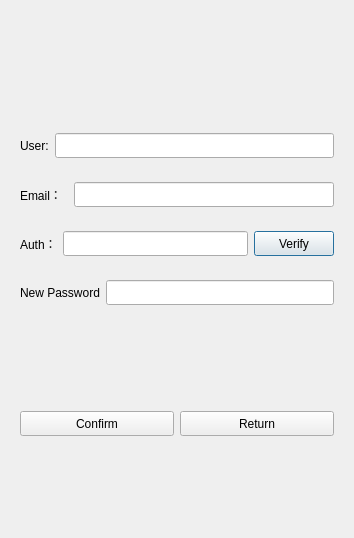
<?xml version="1.0" encoding="UTF-8"?>
<ui version="4.0">
 <class>ResetDialog</class>
 <widget class="QDialog" name="ResetDialog">
  <property name="geometry">
   <rect>
    <x>0</x>
    <y>0</y>
    <width>354</width>
    <height>538</height>
   </rect>
  </property>
  <property name="windowTitle">
   <string>Dialog</string>
  </property>
  <layout class="QVBoxLayout" name="verticalLayout">
   <item>
    <spacer name="verticalSpacer">
     <property name="orientation">
      <enum>Qt::Orientation::Vertical</enum>
     </property>
     <property name="sizeHint" stdset="0">
      <size>
       <width>20</width>
       <height>40</height>
      </size>
     </property>
    </spacer>
   </item>
   <item>
    <widget class="QLabel" name="err_tip">
     <property name="minimumSize">
      <size>
       <width>0</width>
       <height>25</height>
      </size>
     </property>
     <property name="maximumSize">
      <size>
       <width>16777215</width>
       <height>25</height>
      </size>
     </property>
     <property name="text">
      <string/>
     </property>
     <property name="alignment">
      <set>Qt::AlignmentFlag::AlignCenter</set>
     </property>
    </widget>
   </item>
   <item>
    <widget class="QWidget" name="widget" native="true">
     <layout class="QHBoxLayout" name="horizontalLayout">
      <item>
       <widget class="QLabel" name="user_lb">
        <property name="minimumSize">
         <size>
          <width>0</width>
          <height>25</height>
         </size>
        </property>
        <property name="maximumSize">
         <size>
          <width>16777215</width>
          <height>25</height>
         </size>
        </property>
        <property name="text">
         <string>User:</string>
        </property>
       </widget>
      </item>
      <item>
       <widget class="QLineEdit" name="user_edit">
        <property name="minimumSize">
         <size>
          <width>0</width>
          <height>25</height>
         </size>
        </property>
        <property name="maximumSize">
         <size>
          <width>16777215</width>
          <height>25</height>
         </size>
        </property>
       </widget>
      </item>
     </layout>
    </widget>
   </item>
   <item>
    <widget class="QWidget" name="widget_2" native="true">
     <layout class="QHBoxLayout" name="horizontalLayout_2">
      <item>
       <widget class="QLabel" name="email_lb">
        <property name="minimumSize">
         <size>
          <width>48</width>
          <height>25</height>
         </size>
        </property>
        <property name="maximumSize">
         <size>
          <width>48</width>
          <height>25</height>
         </size>
        </property>
        <property name="text">
         <string>Email：</string>
        </property>
       </widget>
      </item>
      <item>
       <widget class="QLineEdit" name="email_edit">
        <property name="minimumSize">
         <size>
          <width>0</width>
          <height>25</height>
         </size>
        </property>
        <property name="maximumSize">
         <size>
          <width>16777215</width>
          <height>25</height>
         </size>
        </property>
       </widget>
      </item>
     </layout>
    </widget>
   </item>
   <item>
    <widget class="QWidget" name="widget_3" native="true">
     <layout class="QHBoxLayout" name="horizontalLayout_3">
      <item>
       <widget class="QLabel" name="verify_lb">
        <property name="minimumSize">
         <size>
          <width>0</width>
          <height>25</height>
         </size>
        </property>
        <property name="maximumSize">
         <size>
          <width>16777215</width>
          <height>25</height>
         </size>
        </property>
        <property name="text">
         <string>Auth：</string>
        </property>
       </widget>
      </item>
      <item>
       <widget class="QLineEdit" name="verify_edit">
        <property name="minimumSize">
         <size>
          <width>0</width>
          <height>25</height>
         </size>
        </property>
        <property name="maximumSize">
         <size>
          <width>16777215</width>
          <height>25</height>
         </size>
        </property>
       </widget>
      </item>
      <item>
       <widget class="TimerBtn" name="verify_btn">
        <property name="minimumSize">
         <size>
          <width>0</width>
          <height>25</height>
         </size>
        </property>
        <property name="maximumSize">
         <size>
          <width>16777215</width>
          <height>25</height>
         </size>
        </property>
        <property name="text">
         <string>Verify</string>
        </property>
       </widget>
      </item>
     </layout>
    </widget>
   </item>
   <item>
    <widget class="QWidget" name="widget_4" native="true">
     <layout class="QHBoxLayout" name="horizontalLayout_4">
      <item>
       <widget class="QLabel" name="pwd_lb">
        <property name="minimumSize">
         <size>
          <width>0</width>
          <height>25</height>
         </size>
        </property>
        <property name="maximumSize">
         <size>
          <width>16777215</width>
          <height>25</height>
         </size>
        </property>
        <property name="text">
         <string>New Password</string>
        </property>
       </widget>
      </item>
      <item>
       <widget class="QLineEdit" name="pwd_edit">
        <property name="minimumSize">
         <size>
          <width>0</width>
          <height>25</height>
         </size>
        </property>
        <property name="maximumSize">
         <size>
          <width>16777215</width>
          <height>25</height>
         </size>
        </property>
       </widget>
      </item>
     </layout>
    </widget>
   </item>
   <item>
    <spacer name="verticalSpacer_2">
     <property name="orientation">
      <enum>Qt::Orientation::Vertical</enum>
     </property>
     <property name="sizeHint" stdset="0">
      <size>
       <width>20</width>
       <height>40</height>
      </size>
     </property>
    </spacer>
   </item>
   <item>
    <widget class="QWidget" name="widget_5" native="true">
     <layout class="QHBoxLayout" name="horizontalLayout_5">
      <item>
       <widget class="QPushButton" name="sure_btn">
        <property name="minimumSize">
         <size>
          <width>0</width>
          <height>25</height>
         </size>
        </property>
        <property name="maximumSize">
         <size>
          <width>16777215</width>
          <height>25</height>
         </size>
        </property>
        <property name="text">
         <string>Confirm</string>
        </property>
       </widget>
      </item>
      <item>
       <widget class="QPushButton" name="return_btn">
        <property name="minimumSize">
         <size>
          <width>0</width>
          <height>25</height>
         </size>
        </property>
        <property name="maximumSize">
         <size>
          <width>16777215</width>
          <height>25</height>
         </size>
        </property>
        <property name="text">
         <string>Return</string>
        </property>
       </widget>
      </item>
     </layout>
    </widget>
   </item>
   <item>
    <spacer name="verticalSpacer_3">
     <property name="orientation">
      <enum>Qt::Orientation::Vertical</enum>
     </property>
     <property name="sizeHint" stdset="0">
      <size>
       <width>20</width>
       <height>40</height>
      </size>
     </property>
    </spacer>
   </item>
  </layout>
 </widget>
 <customwidgets>
  <customwidget>
   <class>TimerBtn</class>
   <extends>QPushButton</extends>
   <header location="global">timerbtn.h</header>
  </customwidget>
 </customwidgets>
 <resources/>
 <connections/>
</ui>
